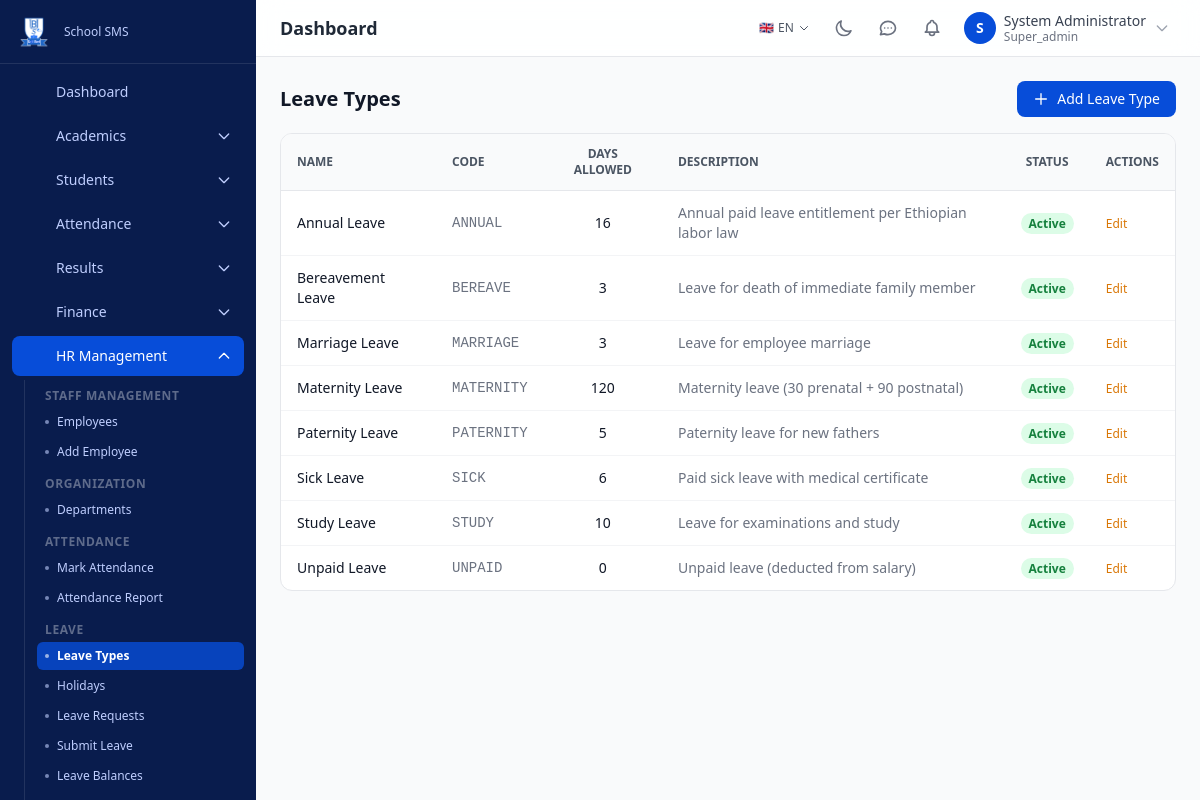
/hr/leave-types (signed in), run on the app's committed database.
### tables this page shows
CREATE TABLE `hr_leave_types` (
    `id` BIGINT UNSIGNED NOT NULL AUTO_INCREMENT,
    `name` VARCHAR(100) NOT NULL,
    `code` VARCHAR(20) NOT NULL,
    `days_allowed` INT UNSIGNED NOT NULL DEFAULT 0,
    `description` TEXT DEFAULT NULL,
    `status` ENUM('active','inactive') NOT NULL DEFAULT 'active',
    `created_at` DATETIME NOT NULL DEFAULT CURRENT_TIMESTAMP,
    `updated_at` DATETIME NOT NULL DEFAULT CURRENT_TIMESTAMP ON UPDATE CURRENT_TIMESTAMP,
    PRIMARY KEY (`id`),
    UNIQUE KEY `uk_hr_lt_code` (`code`),
    INDEX `idx_hr_lt_status` (`status`)
);

### public/index.php (called while the page is built, shortened)
<?php
require APP_ROOT . '/core/env.php';
require APP_ROOT . '/core/db.php';
require APP_ROOT . '/core/security.php';
router_dispatch();

### core/db.php (called while the page is built, shortened)
<?php
function db_connect(): PDO {
    static $pdo = null;
    if ($pdo === null) {
        $dsn = sprintf(
            'mysql:host=%s;port=%s;dbname=%s;charset=%s',
            DB_HOST,
            DB_PORT,
            DB_NAME,
            DB_CHARSET
        );
        try {
            $pdo = new PDO($dsn, DB_USER, DB_PASS, DB_OPTIONS);
        } catch (PDOException $e) {
            error_log('Database connection failed: ' . $e->getMessage());
            if (APP_DEBUG) {
                die('Database connection failed: ' . htmlspecialchars($e->getMessage()));
            }
            die('A database error occurred. Please try again later.');
        }
    }
    return $pdo;
}
function db_query(string $sql, array $params = []): PDOStatement {
    $pdo = db_connect();
    $stmt = $pdo->prepare($sql);
    $stmt->execute($params);
    return $stmt;
}
function db_fetch_all(string $sql, array $params = []): array {
    return db_query($sql, $params)->fetchAll();
}

### core/security.php (called while the page is built, shortened)
<?php
function e(?string $value): string {
    return htmlspecialchars($value ?? '', ENT_QUOTES | ENT_SUBSTITUTE, 'UTF-8');
}

### modules/hr/views/leave_types.php (the view, shortened to what this page needs)
<?php
$leaveTypes = db_fetch_all("SELECT * FROM hr_leave_types ORDER BY name");
?>
<div class="space-y-4">
    <div class="flex items-center justify-between">
        <h1 class="text-xl font-bold text-gray-900 dark:text-dark-text">Leave Types</h1>
        <button onclick="openLTModal()" class="inline-flex items-center gap-2 px-4 py-2 bg-primary-600 text-white text-sm rounded-lg hover:bg-primary-700 font-medium">
            <svg class="w-4 h-4" fill="none" stroke="currentColor" viewBox="0 0 24 24"><path stroke-linecap="round" stroke-linejoin="round" stroke-width="2" d="M12 4v16m8-8H4"/></svg>
            Add Leave Type
        </button>
    </div>
    <div class="bg-white dark:bg-dark-card rounded-xl border border-gray-200 dark:border-dark-border overflow-hidden">
        <table class="min-w-full divide-y divide-gray-200 dark:divide-dark-border">
            <thead class="bg-gray-50 dark:bg-dark-bg">
                <tr>
                    <th class="px-4 py-3 text-left text-xs font-semibold text-gray-600 dark:text-dark-muted uppercase">Name</th>
                    <th class="px-4 py-3 text-left text-xs font-semibold text-gray-600 dark:text-dark-muted uppercase">Code</th>
                    <th class="px-4 py-3 text-center text-xs font-semibold text-gray-600 dark:text-dark-muted uppercase">Days Allowed</th>
                    <th class="px-4 py-3 text-left text-xs font-semibold text-gray-600 dark:text-dark-muted uppercase">Description</th>
                    <th class="px-4 py-3 text-center text-xs font-semibold text-gray-600 dark:text-dark-muted uppercase">Status</th>
                    <th class="px-4 py-3 text-left text-xs font-semibold text-gray-600 dark:text-dark-muted uppercase">Actions</th>
                </tr>
            </thead>
            <tbody class="divide-y divide-gray-100 dark:divide-dark-border">
                <?php if (empty($leaveTypes)): ?>
                <tr><td colspan="6" class="px-4 py-8 text-center text-gray-400">No leave types configured.</td></tr>
                <?php else: foreach ($leaveTypes as $lt): ?>
                <tr class="hover:bg-gray-50 dark:hover:bg-dark-bg">
                    <td class="px-4 py-3 text-sm font-medium text-gray-900 dark:text-dark-text"><?= e($lt['name']) ?></td>
                    <td class="px-4 py-3 text-sm font-mono text-gray-500"><?= e($lt['code']) ?></td>
                    <td class="px-4 py-3 text-sm text-center font-medium"><?= (int)$lt['days_allowed'] ?></td>
                    <td class="px-4 py-3 text-sm text-gray-500"><?= e($lt['description'] ?? '') ?></td>
                    <td class="px-4 py-3 text-sm text-center">
                        <span class="px-2 py-0.5 text-xs font-semibold rounded-full <?= $lt['status'] === 'active' ? 'bg-green-100 text-green-700' : 'bg-gray-100 text-gray-500' ?>">
                            <?= $lt['status'] === 'active' ? 'Active' : 'Inactive' ?>
                        </span>
                    </td>
                    <td class="px-4 py-3 text-sm">
                        <button onclick='editLT(<?= json_encode($lt) ?>)' class="text-amber-600 hover:text-amber-800 text-xs font-medium">Edit</button>
                    </td>
                </tr>
                <?php endforeach; endif; ?>
            </tbody>
        </table>
    </div>
</div>
<?php
require APP_ROOT . '/templates/layout.php';

### public/assets/css/app.css (style rules this page uses)
tbody tr { transition: background-color 0.15s ease; }

### data on the page
hr_leave_types: name "Annual Leave", code "ANNUAL", days_allowed "16", description "Annual paid leave entitlement per Ethiopian labor law", status "Active"
hr_leave_types: name "Bereavement Leave", code "BEREAVE", days_allowed "3", description "Leave for death of immediate family member", status "Active"
hr_leave_types: name "Marriage Leave", code "MARRIAGE", days_allowed "3", description "Leave for employee marriage", status "Active"
hr_leave_types: name "Maternity Leave", code "MATERNITY", days_allowed "120", description "Maternity leave (30 prenatal + 90 postnatal)", status "Active"
hr_leave_types: name "Paternity Leave", code "PATERNITY", days_allowed "5", description "Paternity leave for new fathers", status "Active"
hr_leave_types: name "Sick Leave", code "SICK", days_allowed "6", description "Paid sick leave with medical certificate", status "Active"
hr_leave_types: name "Study Leave", code "STUDY", days_allowed "10", description "Leave for examinations and study", status "Active"
hr_leave_types: name "Unpaid Leave", code "UNPAID", days_allowed "0", description "Unpaid leave (deducted from salary)", status "Active"

### other printed values
$item['label'] "Dashboard"
$item['label'] "Academics"
$item['label'] "Students"
$item['label'] "Attendance"
$item['label'] "Results"
$item['label'] "Finance"
$item['label'] "HR Management"
$groupLabel "STAFF MANAGEMENT"
$child['label'] "Employees"
$child['label'] "Add Employee"
$groupLabel "ORGANIZATION"
$child['label'] "Departments"
$groupLabel "ATTENDANCE"
$child['label'] "Mark Attendance"
$child['label'] "Attendance Report"
